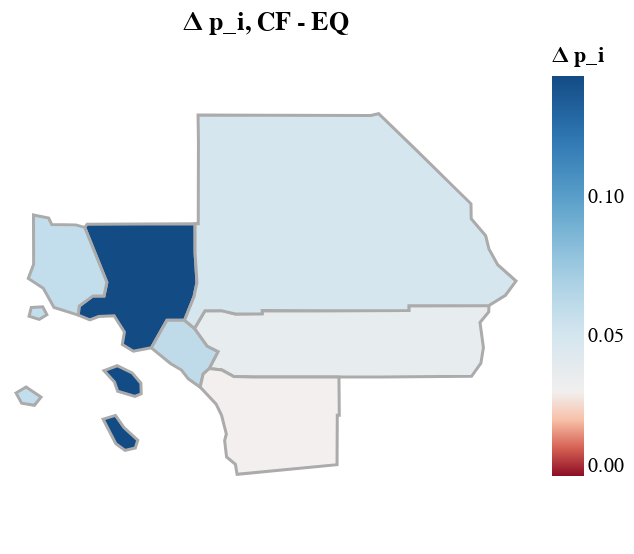

Notebook code for this chart:
### Code cell
map_p_i_diff

### Figure 1 — Vega-Lite specification as saved in the notebook (floating-point values rounded to 4 significant figures)
{"config": {"view": {"continuousWidth": 300, "continuousHeight": 300}}, "data": {"values": [{"type": "Feature", "geometry": {"type": "MultiPolygon", "coordinates": [[[[-118.1, 33.69], [-118.3, 33.66], [-118.5, 33.73], [-118.4, 33.84], [-118.6, 33.99], [-118.7, 33.98], [-118.8, 33.95], [-119.0, 33.99], [-118.9, 34.07], [-118.8, 34.17], [-118.7, 34.17], [-118.6, 34.29], [-118.9, 34.79], [-118.9, 34.82], [-117.7, 34.82], [-117.7, 34.56], [-117.6, 34.29], [-117.7, 34.16], [-117.8, 33.95], [-118.0, 33.95], [-118.1, 33.69]]], [[[-118.7, 33.49], [-118.5, 33.53], [-118.4, 33.46], [-118.3, 33.37], [-118.3, 33.27], [-118.3, 33.25], [-118.5, 33.3], [-118.6, 33.38], [-118.7, 33.49]]], [[[-118.7, 33.04], [-118.5, 33.07], [-118.4, 32.96], [-118.3, 32.85], [-118.3, 32.77], [-118.4, 32.75], [-118.5, 32.81], [-118.7, 33.04]]]]}, "properties": {"county_i_name": "Los Angeles", "county_i": 0, "H_i_2024_data": 3696.0, "H_i_2025_data": 3727.0, "N_i_2024_data": 3305.0, "N_i_2025_data": 3314.0, "L_i_data": 4742.0, "F_i_nofire": 0, "F_i_fire1": 0.01, "p_i_eq": 0.8522, "A_i_eq": 1.089, "p_i_cf": 0.9954, "diff_p_i": 0.1432, "L_i_eq": 4742.0, "FID": 1993}}, {"type": "Feature", "geometry": {"type": "Polygon", "coordinates": [[[-117.8, 33.95], [-117.7, 33.87], [-117.5, 33.71], [-117.4, 33.66], [-117.5, 33.51], [-117.6, 33.45], [-117.6, 33.33], [-117.7, 33.41], [-117.8, 33.49], [-117.9, 33.55], [-118.1, 33.69], [-118.0, 33.95], [-117.8, 33.95]]]}, "properties": {"county_i_name": "Orange", "county_i": 1, "H_i_2024_data": 1158.0, "H_i_2025_data": 1164.0, "N_i_2024_data": 1057.0, "N_i_2025_data": 1058.0, "L_i_data": 1548.0, "F_i_nofire": 0, "F_i_fire1": 0.0, "p_i_eq": 0.8779, "A_i_eq": 0.02765, "p_i_cf": 0.9382, "diff_p_i": 0.0603, "L_i_eq": 1548.0, "FID": 362}}, {"type": "Feature", "geometry": {"type": "Polygon", "coordinates": [[[-116.1, 33.43], [-117.0, 33.43], [-117.2, 33.43], [-117.4, 33.49], [-117.5, 33.51], [-117.4, 33.66], [-117.5, 33.71], [-117.7, 33.87], [-117.6, 34.03], [-117.4, 34.03], [-117.2, 34.0], [-116.9, 34.0], [-116.9, 34.03], [-116.3, 34.03], [-115.3, 34.03], [-115.3, 34.08], [-114.4, 34.08], [-114.4, 34.02], [-114.5, 33.93], [-114.5, 33.7], [-114.5, 33.55], [-114.6, 33.43], [-115.6, 33.43], [-116.1, 33.43]]]}, "properties": {"county_i_name": "Riverside", "county_i": 2, "H_i_2024_data": 882.4, "H_i_2025_data": 893.3, "N_i_2024_data": 835.9, "N_i_2025_data": 837.5, "L_i_data": 1016.0, "F_i_nofire": 0, "F_i_fire1": 0.0, "p_i_eq": 0.9256, "A_i_eq": 0.3969, "p_i_cf": 0.9628, "diff_p_i": 0.03721, "L_i_eq": 1016.0, "FID": 2943}}, {"type": "Feature", "geometry": {"type": "Polygon", "coordinates": [[[-117.7, 33.87], [-117.8, 33.95], [-117.7, 34.16], [-117.6, 34.29], [-117.7, 34.56], [-117.7, 34.82], [-117.6, 34.82], [-117.6, 35.56], [-117.6, 35.8], [-116.9, 35.8], [-115.7, 35.79], [-115.6, 35.81], [-115.3, 35.5], [-114.6, 35.0], [-114.6, 34.87], [-114.5, 34.71], [-114.4, 34.59], [-114.3, 34.45], [-114.1, 34.3], [-114.3, 34.17], [-114.4, 34.08], [-115.3, 34.08], [-115.3, 34.03], [-116.3, 34.03], [-116.9, 34.03], [-116.9, 34.0], [-117.2, 34.0], [-117.4, 34.03], [-117.6, 34.03], [-117.7, 33.87]]]}, "properties": {"county_i_name": "San Bernardino", "county_i": 3, "H_i_2024_data": 751.6, "H_i_2025_data": 758.1, "N_i_2024_data": 698.5, "N_i_2025_data": 700.8, "L_i_data": 909.4, "F_i_nofire": 0, "F_i_fire1": 0.0, "p_i_eq": 0.9006, "A_i_eq": 0.1551, "p_i_cf": 0.95, "diff_p_i": 0.0494, "L_i_eq": 909.4, "FID": 817}}, {"type": "Feature", "geometry": {"type": "Polygon", "coordinates": [[[-117.6, 33.33], [-117.6, 33.45], [-117.5, 33.51], [-117.4, 33.49], [-117.2, 33.43], [-117.0, 33.43], [-116.1, 33.43], [-116.1, 33.07], [-116.1, 33.07], [-116.1, 32.62], [-117.2, 32.53], [-117.2, 32.62], [-117.3, 32.69], [-117.3, 32.84], [-117.3, 32.9], [-117.4, 33.08], [-117.4, 33.18], [-117.6, 33.33]]]}, "properties": {"county_i_name": "San Diego", "county_i": 4, "H_i_2024_data": 1267.0, "H_i_2025_data": 1281.0, "N_i_2024_data": 1214.0, "N_i_2025_data": 1220.0, "L_i_data": 1615.0, "F_i_nofire": 0, "F_i_fire1": 0.0, "p_i_eq": 0.9413, "A_i_eq": 0.3547, "p_i_cf": 0.9708, "diff_p_i": 0.02948, "L_i_eq": 1615.0, "FID": 1896}}, {"type": "Feature", "geometry": {"type": "MultiPolygon", "coordinates": [[[[-119.4, 34.9], [-119.3, 34.87], [-119.2, 34.81], [-119.0, 34.81], [-118.9, 34.79], [-118.6, 34.29], [-118.7, 34.17], [-118.8, 34.17], [-118.9, 34.07], [-119.0, 33.99], [-119.2, 34.06], [-119.3, 34.24], [-119.5, 34.33], [-119.4, 34.46], [-119.4, 34.9]]], [[[-119.5, 34.06], [-119.3, 34.07], [-119.3, 34.0], [-119.4, 33.95], [-119.5, 33.98], [-119.5, 34.06]]], [[[-119.6, 33.28], [-119.5, 33.33], [-119.4, 33.24], [-119.4, 33.17], [-119.6, 33.19], [-119.6, 33.28]]]]}, "properties": {"county_i_name": "Ventura", "county_i": 5, "H_i_2024_data": 297.9, "H_i_2025_data": 300.7, "N_i_2024_data": 272.4, "N_i_2025_data": 272.7, "L_i_data": 389.5, "F_i_nofire": 0, "F_i_fire1": 0.0, "p_i_eq": 0.88, "A_i_eq": -2.024, "p_i_cf": 0.9393, "diff_p_i": 0.05927, "L_i_eq": 389.5, "FID": 963}}]}, "mark": {"type": "geoshape", "stroke": "#ababab", "strokeWidth": 1.5}, "encoding": {"color": {"field": "properties.diff_p_i", "scale": {"domainMid": 0, "reverse": false, "scheme": "redblue"}, "title": "Δ p_i", "type": "quantitative"}}, "height": 250, "projection": {"type": "mercator"}, "title": "Δ p_i, CF - EQ", "width": 250, "$schema": "https://vega.github.io/schema/vega-lite/v5.20.1.json"}
